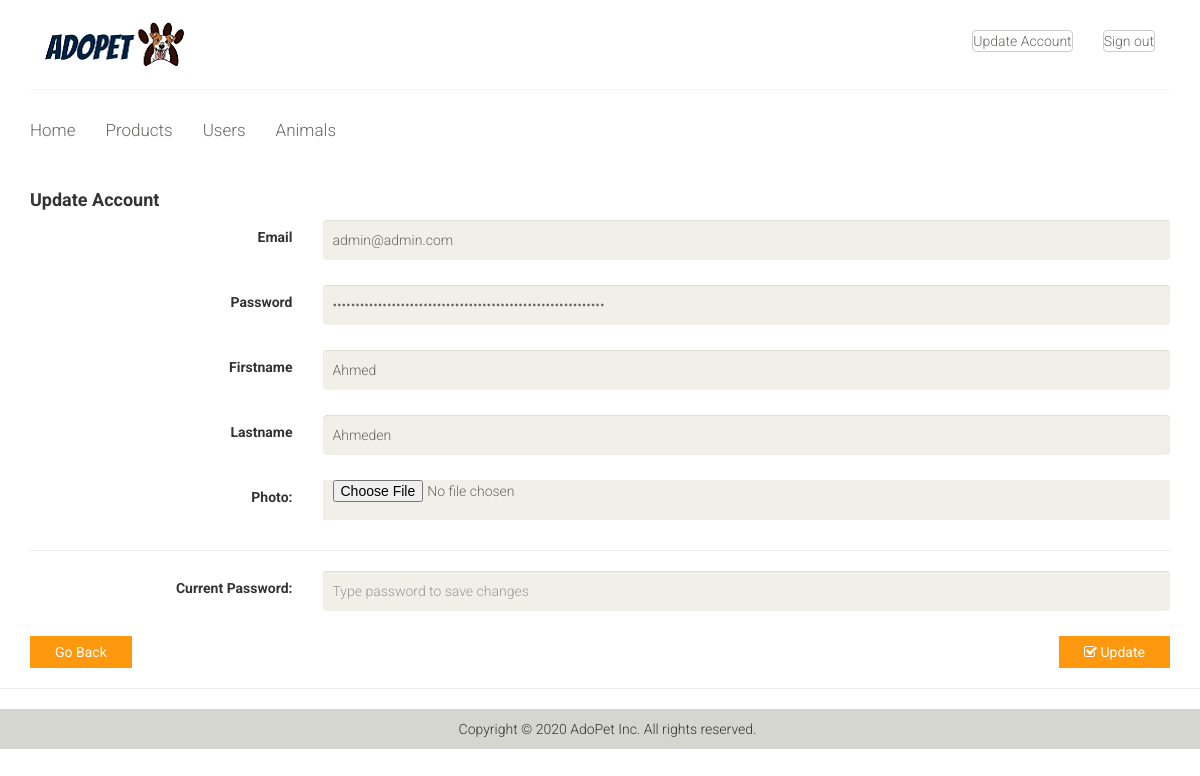
Screenshot of /admin/profile_modal.php (signed in) with the database file from the repository.
### tables this page shows
CREATE TABLE IF NOT EXISTS `users` (
  `id` int(11) NOT NULL AUTO_INCREMENT,
  `email` varchar(200) NOT NULL,
  `password` varchar(60) NOT NULL,
  `type` int(1) NOT NULL DEFAULT '0',
  `firstname` varchar(50) NOT NULL,
  `lastname` varchar(50) NOT NULL,
  `address` text NOT NULL,
  `contact_info` varchar(100) NOT NULL,
  `photo` varchar(200) NOT NULL,
  `created_on` date NOT NULL,
  PRIMARY KEY (`id`)
);

### admin/includes/session.php (called while the page is built, shortened)
<?php
	include '../includes/conn.php';
	$conn = $pdo->open();
	$stmt = $conn->prepare("SELECT * FROM users WHERE id=:id");
	$stmt->execute(['id'=>$_SESSION['admin']]);
	$admin = $stmt->fetch();
?>

### admin/profile_modal.php (the view, shortened to what this page needs)
  <?php include 'includes/session.php'; ?>
<?php include 'includes/header.php'; ?>
<body>
<div class="wrapper">
<?php include 'includes/navbar.php'; ?>
  <?php include 'includes/menubar.php'; ?>
		</div>
<div class="content-wrapper">
<div class="container">
<div class="signup-form" id="edit">
              <h4 class="title"><b>Update Account</b></h4>
            	<form class="form-horizontal" method="POST" action="profile_update.php?return=<?php echo basename($_SERVER['PHP_SELF']); ?>" enctype="multipart/form-data">
          		  <div class="form-group">
                  	<label for="email" class="col-sm-3 control-label">Email</label>
                  	<div class="col-sm-9">
                    	<input type="text" class="form-control" id="email" name="email" value="<?php echo $admin['email']; ?>">
                  	</div>
                </div>
                <div class="form-group">
                    <label for="password" class="col-sm-3 control-label">Password</label>
                    <div class="col-sm-9">
                      <input type="password" class="form-control" id="password" name="password" value="<?php echo $admin['password']; ?>">
                    </div>
                </div>
                <div class="form-group">
                  	<label for="firstname" class="col-sm-3 control-label">Firstname</label>
                  	<div class="col-sm-9">
                    	<input type="text" class="form-control" id="firstname" name="firstname" value="<?php echo $admin['firstname']; ?>">
                  	</div>
                </div>
                <div class="form-group">
                  	<label for="lastname" class="col-sm-3 control-label">Lastname</label>
                  	<div class="col-sm-9">
                    	<input type="text" class="form-control" id="lastname" name="lastname" value="<?php echo $admin['lastname']; ?>">
                  	</div>
                </div>
                <div class="form-group">
                    <label for="photo" class="col-sm-3 control-label">Photo:</label>
                    <div class="col-sm-9">
                      <input type="file" id="photo" name="photo">
                    </div>
                </div>
                <hr>
                <div class="form-group">
                    <label for="curr_password" class="col-sm-3 control-label">Current Password:</label>
                    <div class="col-sm-9">
                      <input type="password" class="form-control" id="curr_password" name="curr_password" placeholder="Type password to save changes" required>
                    </div>
                </div>
            <button  onclick="history.back()" type="button" class="btn btn-default btn-flat pull-left" ><i class="fa fa-close"></i>Go Back</button>
              <button type="submit" class="btn btn-success btn-flat pull-right" name="save"><i class="fa fa-check-square-o"></i> Update</button>
            	</form>
              </div>
        </div>
    </div>
<hr>
<?php include 'includes/footer.php'; ?>
</body>
</html>

### css/main.css (style rules this page uses)
body { font-family: 'Roboto', sans-serif; position: relative; font-weight: 400px; }
h1, h2, h3, h4, h5, h6 { font-family: 'Roboto', sans-serif; }
.login-form form , .signup-form form input { background: #F0F0E9; border: medium none; color: #696763; display: block; font-family: 'Roboto', sans-serif; font-size: 14px; font-weight: 300; height: 40px; margin-bottom: 10px; outline: medium none; padding-left: 10px; width: 100%; }
.login-form form button, .signup-form form button { background: #FE980F; border: medium none; border-radius: 0; color: #FFFFFF; display: block; font-family: 'Roboto', sans-serif; padding: 6px 25px; }

### rows the page displays
users: email "admin@admin.com", firstname "Ahmed", lastname "Ahmeden"
